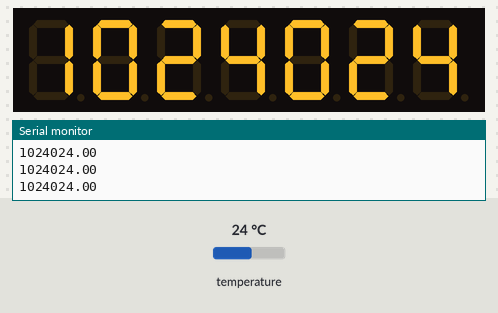
A sketch run on a simulated Arduino Nano, built with avr-gcc and run on an emulated ATmega328P. Shown: 7-digit seven-segment display, the last lines printed to the serial monitor. Wiring (inferred from the names in the program): 7-digit 7-segment display, segments lit when HIGH: segments pin 2, pin 3, pin 4, pin 5, pin 6, pin 7, pin 8; digit selects pin 9, pin 10, pin 11, pin 12, pin 13, A0, A1. The test bench sets the inputs (shaded band); at power-on: temperature 24 °C. The local clock reads 2024-03-15 10:24:30 at power-on unless the sketch sets it; the segment pins are drawn as the display they are named for.

Above: at 1.2 s.
1.3 s: temperature set to 12 °C
At 2.6 s:
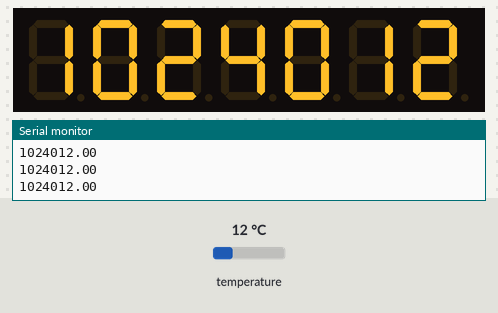
2.9 s: temperature set to 19 °C
At 4.2 s:
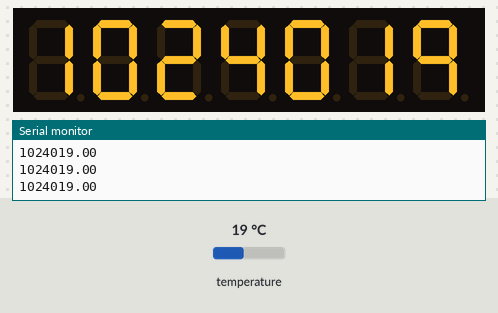
4.5 s: temperature set to 28 °C
At 5.9 s:
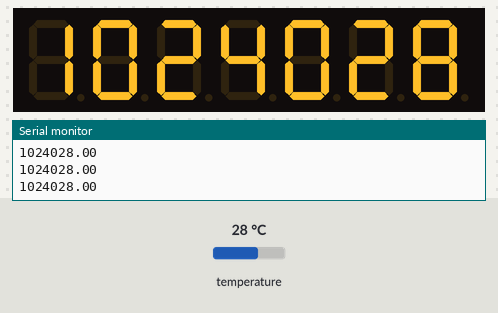
Timing chart, 0 to 7.5 s (numbered marks = the images above; inputs shaded):
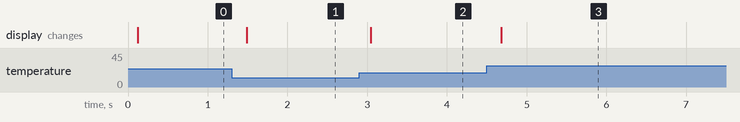

Measured:
- after the input at 1.3 s, the display: changes after 0.19 s (image 1)
- after the input at 2.9 s, the display: changes after 0.14 s (image 2)
- after the input at 4.5 s, the display: changes after 0.18 s (image 3)

The sketch:

poly_computer.ino
```cpp
#include <DS3231.h>
#include <Wire.h>
DS3231  clock;
bool h12Flag;
bool pmFlag;
int ID[7];
int NUM, tim = 10;
int digitPins[7] = {9, 10, 11, 12, 13, A0, A1}; //Digits: 1,2,3,4 <--put one resistor (ex: 220 Ohms, or 330 Ohms, etc, on each digit pin)
int segmentPins[7] = {2, 3, 4, 5, 6, 7, 8}; //Segments: A,B,C,D,E,F,G,Period
unsigned long bth = 0, btm = 0;
int hrs_plus = A6, min_plus = A7;
int hrs_var = 0, min_var = 0;
String hr, mi, temp;

byte Hour;
byte Minute;

void GetDateStuff(byte& Hour, byte& Minute) {
  // Call this if you notice something coming in on
  // the serial port. The stuff coming in should be in
  // the order YYMMDDwHHMMSS, with an 'x' at the end.
  boolean GotString = false;
  char InChar;
  byte Temp1, Temp2;
  char InString[2];
  if (digitalRead(hrs_plus) == HIGH) {
    hr = String(hr.toInt() + 1);
    if (hr.toInt() > 23) hr = String(0);
  }
  if (digitalRead(min_plus) == HIGH) {
    mi = String(mi.toInt() + 1);
    if (mi.toInt() > 59) mi = String(0);
  }
  if (hr.toInt() < 10) {
    hr = "0" + hr;
  }
  if (mi.toInt() < 10) {
    mi = "0" + mi;
  }
  InString[0] = hr[0];
  InString[1] = hr[1];
  Temp1 = (byte)InString[0] - 48;
  Temp2 = (byte)InString[1] - 48;
  Hour = Temp1 * 10 + Temp2;

  InString[0] = mi[0];
  InString[1] = mi[1];
  Temp1 = (byte)InString[0] - 48;
  Temp2 = (byte)InString[1] - 48;
  Minute = Temp1 * 10 + Temp2;
}

void setup() {
  Wire.begin();
  Serial.begin(9600);

  pinMode(digitPins[0], OUTPUT);
  pinMode(digitPins[1], OUTPUT);
  pinMode(digitPins[2], OUTPUT);
  pinMode(digitPins[3], OUTPUT);
  pinMode(digitPins[4], OUTPUT);
  pinMode(digitPins[5], OUTPUT);
  pinMode(digitPins[6], OUTPUT);
  pinMode(segmentPins[0], OUTPUT);
  pinMode(segmentPins[1], OUTPUT);
  pinMode(segmentPins[2], OUTPUT);
  pinMode(segmentPins[3], OUTPUT);
  pinMode(segmentPins[4], OUTPUT);
  pinMode(segmentPins[5], OUTPUT);
  pinMode(segmentPins[6], OUTPUT);
  pinMode(hrs_plus, INPUT);
  pinMode(min_plus, INPUT);

  clock.setClockMode(false);

  for (int i = 0; i < 7; i++) {
    digitalWrite(digitPins[i], LOW);
  }
}

void loop() {
  getAndDisplay();
  if (digitalRead(hrs_plus) == HIGH && millis() < bth) {
    bth = millis() + 500;
    GetDateStuff(Hour, Minute);
    clock.setHour(Hour);
  }
  if (digitalRead(min_plus) == HIGH && millis() < btm) {
    btm = millis() + 500;
    GetDateStuff(Hour, Minute);
    clock.setMinute(Minute);
  }
}


void getAndDisplay() {
  hr = String (clock.getHour(h12Flag, pmFlag), DEC);
  mi = String (clock.getMinute(), DEC);
  temp = String (clock.getTemperature(), 2);
  if (hr == "0") {
    hr = "00";
  }
  else if (hr.toInt() < 10) {
    hr = "0" + hr;
  }
  if (mi == "0") {
    mi = "00";
  }
  else if (mi.toInt() < 10) {
    mi = "0" + mi;
  }
  if (temp == "0") {
    temp = "000";
  }
  else if (temp.toInt() < 10) {
    temp = "00" + temp;
  }
  else if (temp.toInt() < 100) {
    temp = "0" + temp;
  }
  String SDIGIT = hr + mi + temp;
  Serial.println(SDIGIT);
  //  String SDIGIT = String(DIGIT);
  String D1 = SDIGIT.substring (0, 1);
  ID[0] = D1.toInt();
  //_____________________________________________________________________________
  String D2 = SDIGIT.substring (1, 2);
  ID[1] = D2.toInt();
  //_____________________________________________________________________________
  String D3 = SDIGIT.substring (2, 3);
  ID[2] = D3.toInt();
  //_____________________________________________________________________________
  String D4 = SDIGIT.substring (3, 4);
  ID[3] = D4.toInt();
  //_____________________________________________________________________________
  String D5 = SDIGIT.substring (4, 5);
  ID[4] = D5.toInt();
  //_____________________________________________________________________________
  String D6 = SDIGIT.substring (5, 6);
  ID[5] = D6.toInt();
  //_____________________________________________________________________________
  String D7 = SDIGIT.substring (6, 7);
  ID[6] = D7.toInt();

  for (int i = 0; i < 7; i++) {
    if (i == 0) {
      digitalWrite(digitPins[6], LOW);
    }
    else {
      digitalWrite(digitPins[(i - 1)], LOW);
    }
    digitalWrite(digitPins[i], HIGH);
    NUM = ID[i];
    NUM7();
    delay(tim);
  }
}


void NUM7() {
  switch (NUM) {
    case 0:
      digitalWrite(segmentPins[0], HIGH); //A
      digitalWrite(segmentPins[1], HIGH); //B
      digitalWrite(segmentPins[2], HIGH); //C
      digitalWrite(segmentPins[3], HIGH); //D
      digitalWrite(segmentPins[4], HIGH); //E
      digitalWrite(segmentPins[5], HIGH); //F
      digitalWrite(segmentPins[6], LOW); //G
      break;
    case 1:
      digitalWrite(segmentPins[0], LOW); //A
      digitalWrite(segmentPins[1], HIGH); //B
      digitalWrite(segmentPins[2], HIGH); //C
      digitalWrite(segmentPins[3], LOW); //D
      digitalWrite(segmentPins[4], LOW); //E
      digitalWrite(segmentPins[5], LOW); //F
      digitalWrite(segmentPins[6], LOW); //G
      break;
    case 2:
      digitalWrite(segmentPins[0], HIGH); //A
      digitalWrite(segmentPins[1], HIGH); //B
      digitalWrite(segmentPins[2], LOW); //C
      digitalWrite(segmentPins[3], HIGH); //D
      digitalWrite(segmentPins[4], HIGH); //E
      digitalWrite(segmentPins[5], LOW); //F
      digitalWrite(segmentPins[6], HIGH); //G
      break;
    case 3:
      digitalWrite(segmentPins[0], HIGH); //A
      digitalWrite(segmentPins[1], HIGH); //B
      digitalWrite(segmentPins[2], HIGH); //C
      digitalWrite(segmentPins[3], HIGH); //D
      digitalWrite(segmentPins[4], LOW); //E
      digitalWrite(segmentPins[5], LOW); //F
      digitalWrite(segmentPins[6], HIGH); //G
      break;
    case 4:
      digitalWrite(segmentPins[0], LOW); //A
      digitalWrite(segmentPins[1], HIGH); //B
      digitalWrite(segmentPins[2], HIGH); //C
      digitalWrite(segmentPins[3], LOW); //D
      digitalWrite(segmentPins[4], LOW); //E
      digitalWrite(segmentPins[5], HIGH); //F
      digitalWrite(segmentPins[6], HIGH); //G
      break;
    case 5:
      digitalWrite(segmentPins[0], HIGH); //A
      digitalWrite(segmentPins[1], LOW); //B
      digitalWrite(segmentPins[2], HIGH); //C
      digitalWrite(segmentPins[3], HIGH); //D
      digitalWrite(segmentPins[4], LOW); //E
      digitalWrite(segmentPins[5], HIGH); //F
      digitalWrite(segmentPins[6], HIGH); //G
      break;
    case 6:
      digitalWrite(segmentPins[0], HIGH); //A
      digitalWrite(segmentPins[1], LOW); //B
      digitalWrite(segmentPins[2], HIGH); //C
      digitalWrite(segmentPins[3], HIGH); //D
      digitalWrite(segmentPins[4], HIGH); //E
      digitalWrite(segmentPins[5], HIGH); //F
      digitalWrite(segmentPins[6], HIGH); //G
      break;
    case 7:
      digitalWrite(segmentPins[0], HIGH); //A
      digitalWrite(segmentPins[1], HIGH); //B
      digitalWrite(segmentPins[2], HIGH); //C
      digitalWrite(segmentPins[3], LOW); //D
      digitalWrite(segmentPins[4], LOW); //E
      digitalWrite(segmentPins[5], LOW); //F
      digitalWrite(segmentPins[6], LOW); //G
      break;
    case 8:
      digitalWrite(segmentPins[0], HIGH); //A
      digitalWrite(segmentPins[1], HIGH); //B
      digitalWrite(segmentPins[2], HIGH); //C
      digitalWrite(segmentPins[3], HIGH); //D
      digitalWrite(segmentPins[4], HIGH); //E
      digitalWrite(segmentPins[5], HIGH); //F
      digitalWrite(segmentPins[6], HIGH); //G
      break;
    case 9:
      digitalWrite(segmentPins[0], HIGH); //A
      digitalWrite(segmentPins[1], HIGH); //B
      digitalWrite(segmentPins[2], HIGH); //C
      digitalWrite(segmentPins[3], LOW); //D
      digitalWrite(segmentPins[4], LOW); //E
      digitalWrite(segmentPins[5], HIGH); //F
      digitalWrite(segmentPins[6], HIGH); //G
      break;
  }
}
```
